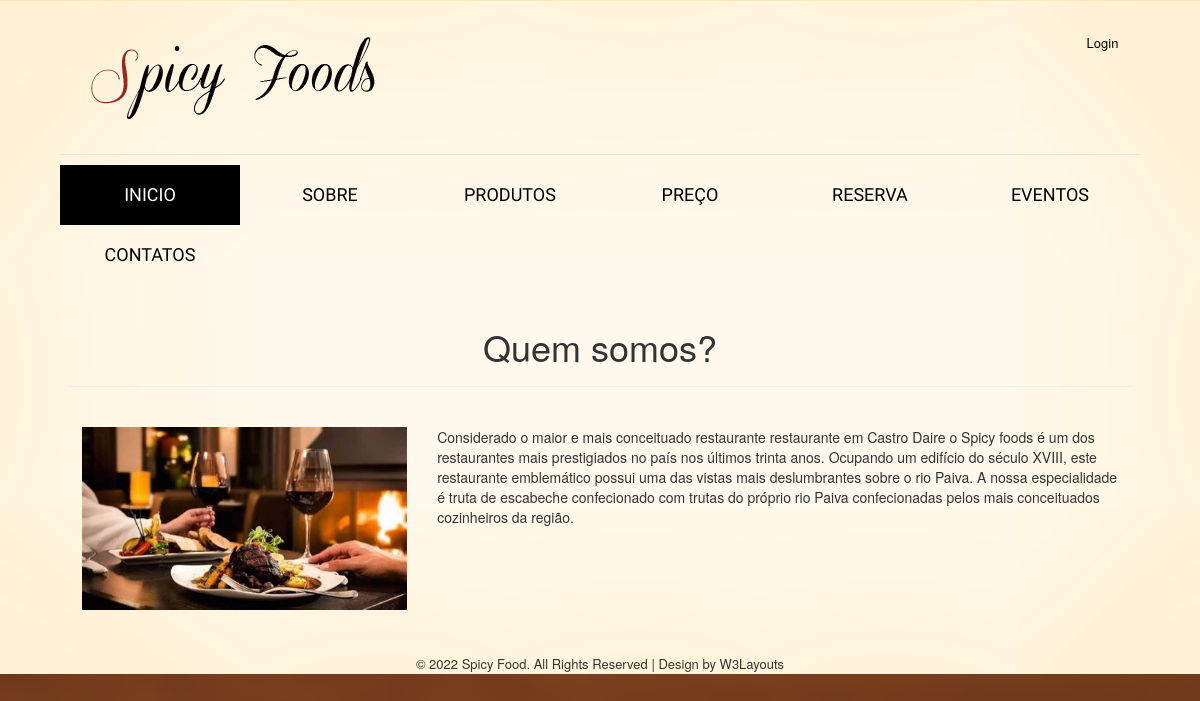
The app's page /frontoffice/single_news.php?ID=7 with its own data.
### tables this page shows
CREATE TABLE `noticias` (
  `ID_Noticia` int(11) NOT NULL,
  `ID_Tipo_Noticia` int(11) NOT NULL,
  `Titulo` varchar(100) NOT NULL,
  `Conteudo` varchar(1000) NOT NULL,
  `Data` varchar(10) NOT NULL,
  `ID_Utilizador` int(11) NOT NULL,
  `Imagem` varchar(75) NOT NULL,
  `Ativo` int(11) NOT NULL
);

### frontoffice/utils/conexao.inc.php (called while the page is built, shortened)
<?php
    function conexaoDB(){
        $servername = "localhost";
        $username = "root";
        $password = "";
        $database = "pap";
        try{
            $conn = mysqli_connect($servername, $username, $password, $database);
        }
        catch(mysqli_sql_exception $mensagem) {
            echo nl2br("Erro: Não foi possivel conectar ao MySQL".$mensagem);
            throw $mensagem;
        }
        return $conn;
    }
    function executarSQL($sql_command){
        $conn = conexaoDB();
        $resultado = mysqli_query($conn, $sql_command);
        return $resultado;
    }
?>

### frontoffice/single_news.php (the view, shortened to what this page needs)
<!DOCTYPE HTML>
<html>
<head>
    <link href="css/style.css" rel="stylesheet" type="text/css" media="all" />
    <link rel="stylesheet" href="css/flexslider.css" type="text/css" media="all" />
    <link rel="stylesheet" href="https://maxcdn.bootstrapcdn.com/bootstrap/3.4.1/css/bootstrap.min.css">
</head>
<body>
    <?php
	    include("./utils/conexao.inc.php");
    ?>
    <div class="total">
        <div class="wrap">
            <div class="header">
                <div class="header-bot">
                    <div class="logo">
                        <a href="events.php"><img src="images/logo.png" alt="" /></a>
                    </div>
                    <div class="header_top_right">
                        <ul>
                            <li><a href="./login.php">Login</a></li>
                        </ul>
                    </div>
                </div>
            </div>
            <div class="menu">
                <div class="top-nav">
                    <ul>
                        <li class="active"><a href="index.php">Inicio</a></li>
                        <li><a href="about.php">Sobre</a></li>
                        <li><a href="products.php">Produtos</a></li>
                        <li><a href="pricing.php">Preço</a></li>
                        <li><a href="booking.php">Reserva</a></li>
                        <li><a href="events.php">Eventos</a></li>
                        <li><a href="contact.php">Contatos</a></li>
                    </ul>
                </div>
            </div>
    <div class="main">
		<div class="container-flex">
			<div class="row">
				<?php
					$consulta = "SELECT * FROM noticias WHERE ID_Noticia = ".$_GET["ID"]." ";
					if($result = executarSQL($consulta)){
						while($row = mysqli_fetch_array($result)){
							echo "<center>";
								echo "<h1>".$row["Titulo"]."</h1>";
                            echo "</center>";
							echo "<hr/>";
                            echo "<br/>";
                            echo "<div class='col-md-4'>";
								echo "<img src='../".$row["Imagem"]."'  />";
                            echo "</div>";
                            echo "<div class='col-md-8'>";
                                echo "<p>".$row["Conteudo"]."</p>";
                            echo "</div>";
						}
					}
				?>
			</div>
		</div>
	</div>
</div>
<?php
	include("./footer/footer.php");
?>
</body>
</html>

### frontoffice/css/style.css (style rules this page uses)
html,body,div,span,applet,object,iframe,h1,h2,h3,h4,h5,h6,p,blockquote,pre,a,abbr,acronym,address,big,cite,code,del,dfn,em,img,ins,kbd,q,s,samp,small,strike,strong,sub,sup,tt,var,b,u,i,dl,dt,dd,ol,nav ul,nav li,fieldset,form,label,legend,table,caption,tbody,tfoot,thead,tr,th,td,article,aside,canvas,details,embed,figure,figcaption,footer,header,hgroup,menu,nav,output,ruby,section,summary,time,mark,audio,video { margin:0;padding:0;border:0;font-size:100%;font:inherit;vertical-align:baseline; }
ol,ul { list-style:none;margin:0;padding:0; }
a { text-decoration:none; }
img { max-width:100%; }
body { font-family:'AmbleRegular'; padding-bottom:10%; background:url(../images/body-bg.png)no-repeat center fixed; -webkit-background-size: cover; -moz-background-size: cover; -o-background-size: cover; background-size: cover; background-position:center; background-size: 100% 100%; }
.wrap { width:80%; margin:0 auto; -moz-transition:all .2s linear; -webkit-transition:all .2s linear; -o-transition:all .2s linear; -ms-transition:all .2s linear; }
.total { -webkit-box-shadow: 0px 0px 15px #E3E3E3; box-shadow: 0px 0px 15px #E3E3E3; -o-box-shadow: 0px 0px 15px #E3E3E3; -moz-box-shadow: 0px 0px 15px #E3E3E3; background: #fff9ed; box-shadow: inset 0 1px 0 #ffe7b7,inset 0 0 340px 0 #ffe7b7; }
.header_top_right { float:right; }
.header_top_right ul li { display: inline-block; }
.header_top_right ul li a { font-size:13px; color:#000; }
.menu { border-top:1px solid #EBE4D6; }
.top-nav li { color: #FBFAFA; border: none; float: left; width: 16.6666%; line-height: 20px; }
.top-nav li:last-child { border-right:none; }
.top-nav li.active a, .top-nav li a:hover { color: #FFF; background: #000; }
.top-nav li a { display: block; color: #000; padding: 20px 0 20px; height: auto !important; text-align: center; font-size: 18px; font-family: 'Patua One', cursive; text-transform: uppercase; }
.header { padding:2%; }
.logo { float:left; }
.header-bot { padding: 1% 0; }
.main { padding:2%; }
@media (max-width:1440px) { body { padding-bottom: 3%; } }
@media (max-width:1366px) { .wrap { width:90%; } }

### records on screen
noticias: Titulo "Quem somos?", Imagem (picture), Conteudo "Considerado o maior e mais conceituado restaurante restaurante em Castro Daire o Spicy foods é um dos restaurantes mais prestigiados no país nos últimos trinta anos. Ocupando um edifício do século XVIII, este restaurante emblemático possui uma das vistas mais deslumbrantes sobre o rio Paiva. A nossa especialidade é truta de escabeche confecionado com trutas do próprio rio Paiva confecionadas pelos mais conceituados cozinheiros da região."
